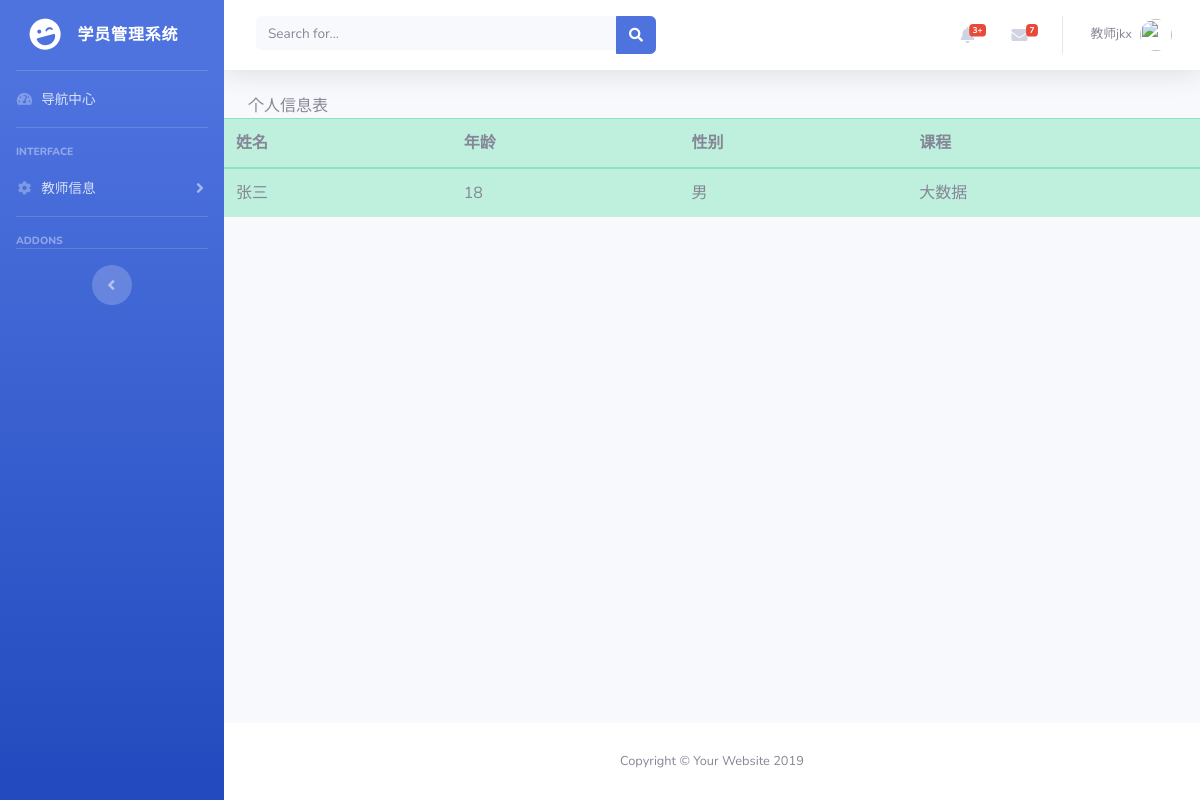
The page /student/ (signed in) on the database its author committed.
### app/models.py (models this page shows, shortened)
class BaseModel(models.Model):
    __abstract__ = True
    id = models.Column(models.Integer, primary_key=True, autoincrement=True)

class User(BaseModel):
    __tablename__ = 'user'
    username = models.Column(models.String(32))
    password = models.Column(models.String(32))
    identity = models.Column(models.Integer)#0 教师 1 学生,2超级管理员
    identity_id = models.Column(models.Integer,default='',nullable=True)

class Student(BaseModel):
    __tablename__ = 'student'
    name = models.Column(models.String(32),unique=True)
    age = models.Column(models.Integer)
    gender = models.Column(models.Integer)#0 男 1 女 -1 中

class Course(BaseModel):
    __tablename__ = 'course'
    lable = models.Column(models.String(32))
    description = models.Column(models.Text)
    to_teacher = models.relationship(
        'Teacher',
        backref = 'to_course1'
    )
    to_student = models.relationship(
        'Student',
        secondary = Stu_Cou,
        backref = models.backref('to_course',lazy = 'dynamic'),
        lazy = 'dynamic'
    )

### app/main/views.py (the view)
@main.route('/student/',methods=['POST','GET'])
def student():
    name = request.cookies.get('username')
    id = request.cookies.get('user_id')#获取用户id
    user = User.query.get(int(id))
    student = Student.query.get(int(user.identity_id))
    course = student.to_course
    print(course)
    return render_template('student.html',**locals())

### app/templates/student.html
{% extends 'base.html' %}
{% block title %}
个人信息表
{% endblock %}
{% block container %}
<table class="table table-success">
<thead>
<tr>
    <th>姓名</th>
    <th>年龄</th>
    <th>性别</th>
    <th>课程</th>
</tr>
</thead>
<tbody>
    <tr>
            <td>{{ student.name }}</td>
            <td>{{ student.age }}</td>
            <td>{{ student.gender }}</td>
    <td>
        {% for c in course %}
        {{ c.lable }}
        {% endfor %}
            </td>
        </tr>
</tbody>
</table>
{% endblock %}

### app/templates/base.html (shortened to what this page needs)
<!DOCTYPE html>
<html lang="en">
<head>
  <link href="/static/vendor/fontawesome-free/css/all.min.css" rel="stylesheet" type="text/css">
  <link href="/static/css/sb-admin-2.min.css" rel="stylesheet">
</head>
<body id="page-top">
  <div id="wrapper">
    <ul class="navbar-nav bg-gradient-primary sidebar sidebar-dark accordion" id="accordionSidebar">
      <a class="sidebar-brand d-flex align-items-center justify-content-center" href="#">
        <div class="sidebar-brand-icon rotate-n-15">
          <i class="fas fa-laugh-wink"></i>
        </div>
        <div class="sidebar-brand-text mx-3">学员管理系统</div>
      </a>
      <hr class="sidebar-divider my-0">
      <li class="nav-item">
        <a class="nav-link" href="/index/">
          <i class="fas fa-fw fa-tachometer-alt"></i>
          <span>导航中心</span></a>
      </li>
      <hr class="sidebar-divider">
      <div class="sidebar-heading">
        Interface
      </div>
        {% if  request.cookies.identity == '0'%}
      <li class="nav-item">
        <a class="nav-link collapsed" href="#" data-toggle="collapse" data-target="#collapseTwo" aria-expanded="true" aria-controls="collapseTwo">
          <i class="fas fa-fw fa-cog"></i>
          <span>教师信息</span>
        </a>
      </li>
        {% endif %}
      <hr class="sidebar-divider">
      <div class="sidebar-heading">
        Addons
      </div>
      <hr class="sidebar-divider d-none d-md-block">
      <div class="text-center d-none d-md-inline">
        <button class="rounded-circle border-0" id="sidebarToggle"></button>
      </div>
    </ul>
    <div id="content-wrapper" class="d-flex flex-column">
      <div id="content">
        <nav class="navbar navbar-expand navbar-light bg-white topbar mb-4 static-top shadow">
          <form class="d-none d-sm-inline-block form-inline mr-auto ml-md-3 my-2 my-md-0 mw-100 navbar-search">
            <div class="input-group">
              <input type="text" class="form-control bg-light border-0 small" placeholder="Search for..." aria-label="Search" aria-describedby="basic-addon2">
              <div class="input-group-append">
                <button class="btn btn-primary" type="button">
                  <i class="fas fa-search fa-sm"></i>
                </button>
              </div>
            </div>
          </form>
          <ul class="navbar-nav ml-auto">
            <li class="nav-item dropdown no-arrow mx-1">
              <a class="nav-link dropdown-toggle" href="#" id="alertsDropdown" role="button" data-toggle="dropdown" aria-haspopup="true" aria-expanded="false">
                <i class="fas fa-bell fa-fw"></i>
                <span class="badge badge-danger badge-counter">3+</span>
              </a>
            </li>
            <li class="nav-item dropdown no-arrow mx-1">
              <a class="nav-link dropdown-toggle" href="#" id="messagesDropdown" role="button" data-toggle="dropdown" aria-haspopup="true" aria-expanded="false">
                <i class="fas fa-envelope fa-fw"></i>
                <span class="badge badge-danger badge-counter">7</span>
              </a>
            </li>
            <li class="nav-item dropdown no-arrow">
              <a class="nav-link dropdown-toggle" href="#" id="userDropdown" role="button" data-toggle="dropdown" aria-haspopup="true" aria-expanded="false">
                {% if request.cookies.identity == '0' %}
                    <span class="mr-2 d-none d-lg-inline text-gray-600 small">教师{{ request.cookies.username }}</span>
                    {% elif request.cookies.identity == '1' %}
                 <span class="mr-2 d-none d-lg-inline text-gray-600 small">学生{{ request.cookies.username }}</span>
                    {% elif request.cookies.identity == '2' %}
                 <span class="mr-2 d-none d-lg-inline text-gray-600 small">管理员{{ request.cookies.username }}</span>
                {% endif %}
                  <img class="img-profile rounded-circle" src="https://source.unsplash.com/QAB-WJcbgJk/60x60">
              </a>
            </li>
          </ul>
        </nav>
        <div class="container-fluid">
          {% block title %}<h1 class="h3 mb-4 text-gray-800"></h1>{% endblock %}
        </div>
        {% block container %}
          {% endblock %}
      </div>
      <footer class="sticky-footer bg-white">
        <div class="container my-auto">
          <div class="copyright text-center my-auto">
            <span>Copyright &copy; Your Website 2019</span>
          </div>
        </div>
      </footer>
    </div>
  </div>
</body>
</html>

### rows shown on the page
User: cookies.username "jkx"
Student: name "张三", age "18", gender "男"
Course: lable "大数据"
